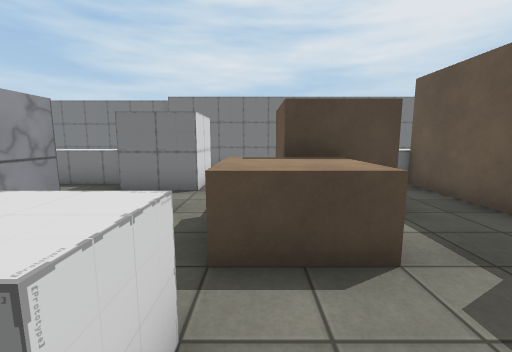
View 1 (above)

23 first-person views from a walk through a Unity game level. The camera is 1.3 m above the floor, tilts 8° down and sees 90° across. The floor is counted in squares, 1 m on a side. Each view is taken from the middle of a square. On the plan, view 1 faces up. The plan holds only what a view shows up to about 13 squares ahead; the rest is blank. The place goes on beyond the plan. The player is left out. Some animated figures are not drawn. Some surface patterns are stand-ins.

View 2
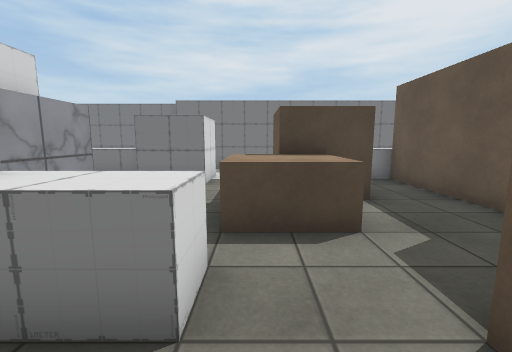

View 3
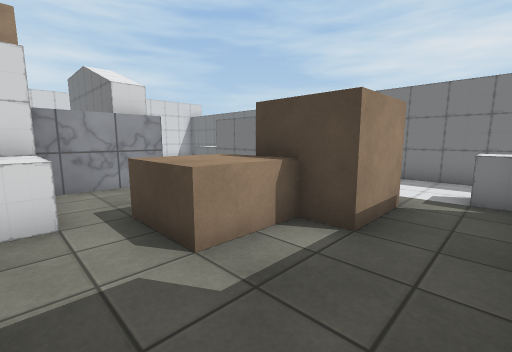

View 4
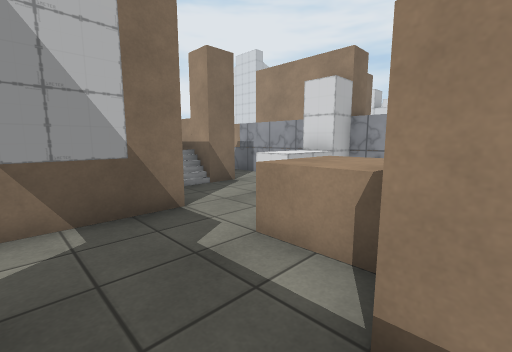

View 5
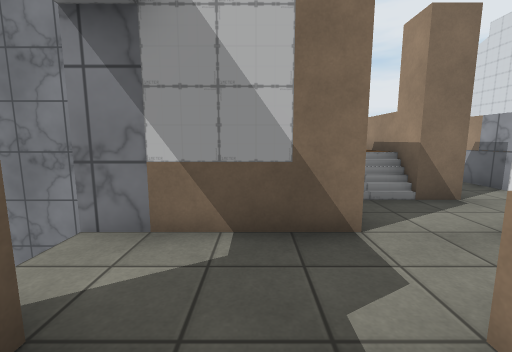

View 6
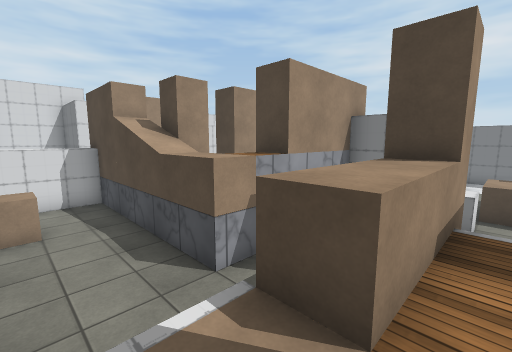

View 7
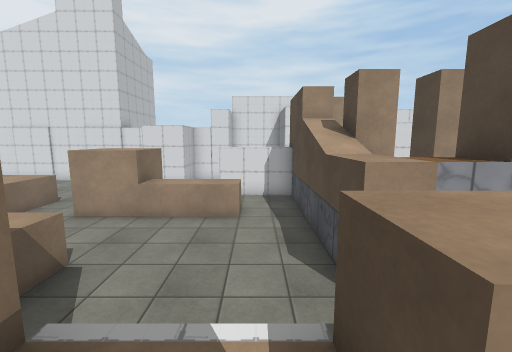

View 8
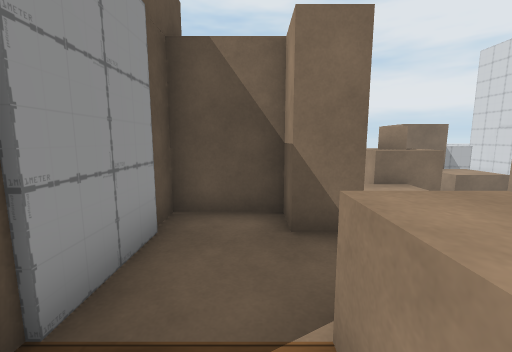

View 9
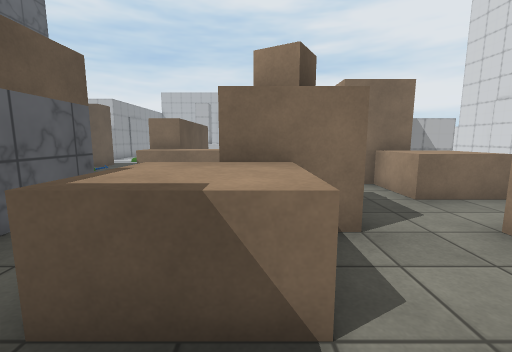

View 10
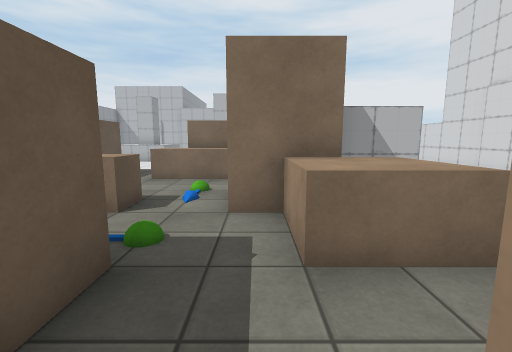

View 11
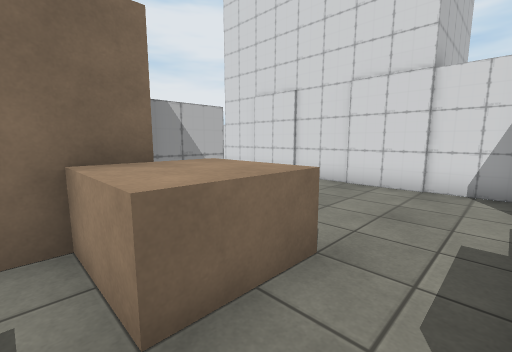

View 12
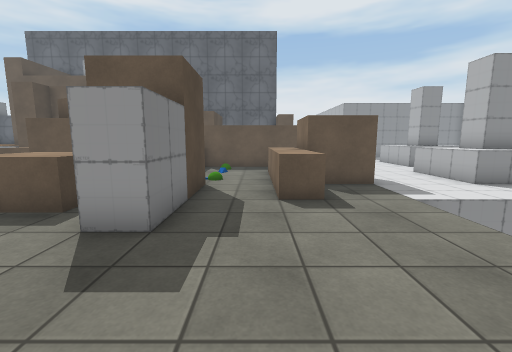

View 13
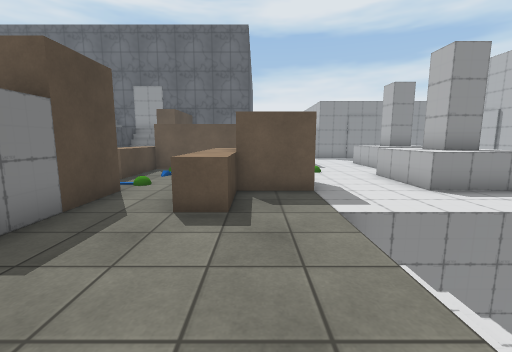

View 14
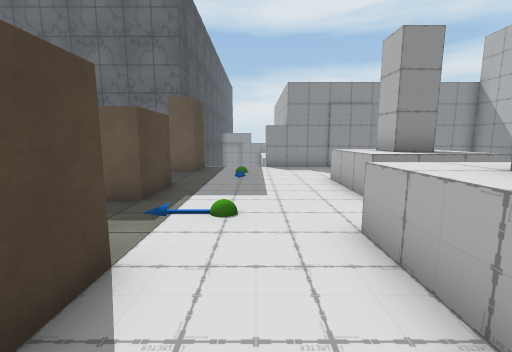

View 15
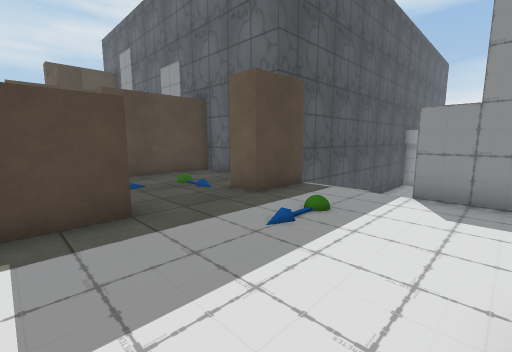

View 16
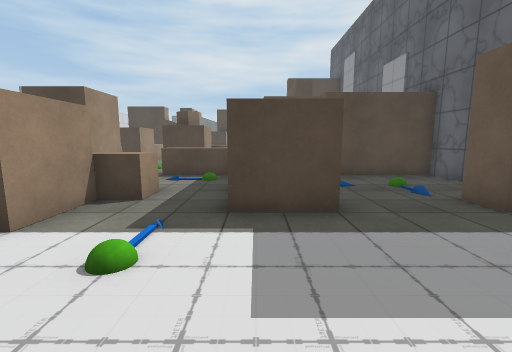

View 17
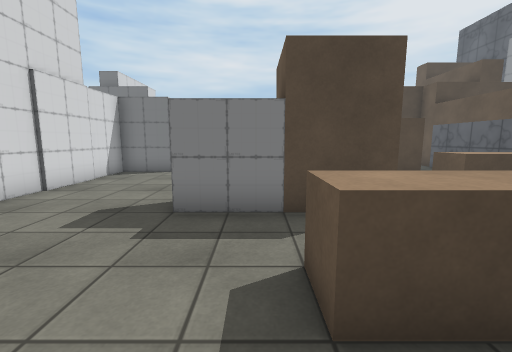

View 18
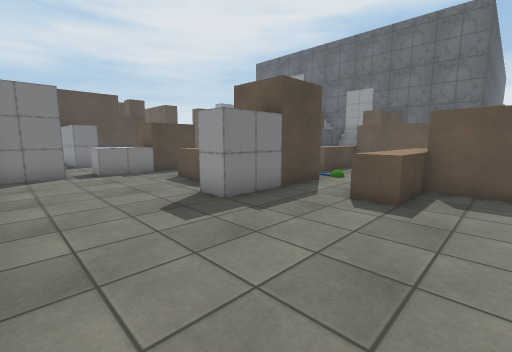

View 19
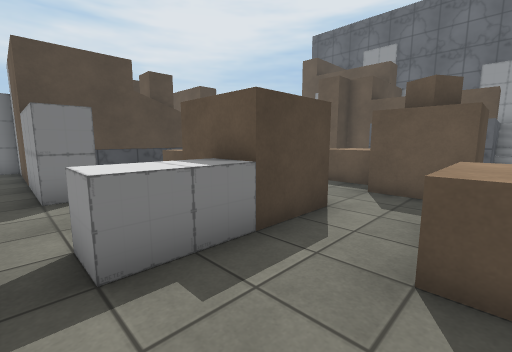

View 20
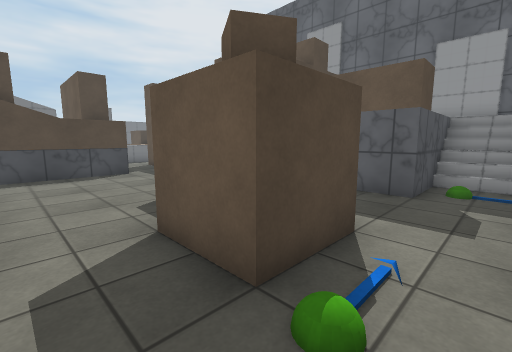

View 21
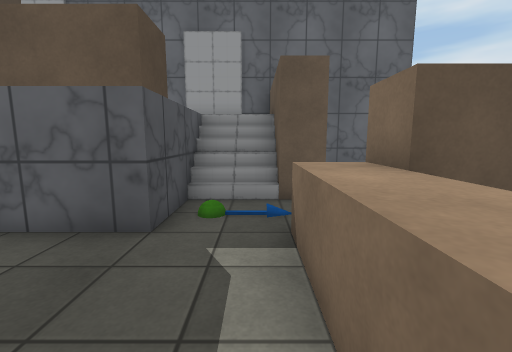

View 22
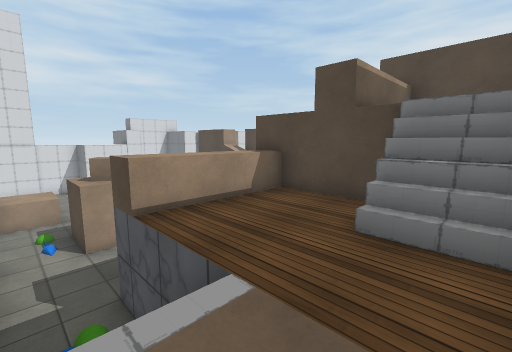

View 23
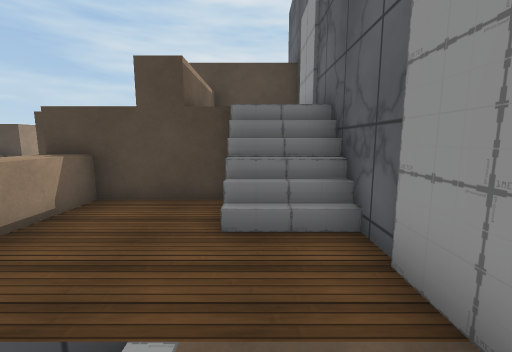

### Floor plan
Key: @ floor where view 1 was taken; # wall or solid block; . main floor; : floor 1 m higher than the main floor; + floor 2 m higher than the main floor; / step, stairs or slope; = window, fence, low wall or low ledge; ^ raised ledge.
Columns run from 15 left of view 1 to 11 right of it. Each row starts with its distance up from view 1.
 12       ####
 11              #########
 10              ..  ..
  9               .  ..
  8          ^^^ #.  ..^^
  7          ...##.  ...#
  6              .. ##..#
  5              .. ##..#
  4      #######  .^^...#
  3            =...^^...#
  2            =.........
  1     =      ##^^......
  0    ##   #  # ..@.#####
 -1    .#   #  # ....
 -2    .#      #..#//
 -3    .#   #  =..^:
 -4    .#####==#..^:
 -5    .#.........^::#####
 -6    .#......../:::=   #
 -7    .#  ^...../:::=   #
 -8    ..  ^......##:=   #
 -9    ..  ^.......##=   #
-10   #.. ##...^^..=+++//#
-11 ###.^^##...^^..=+++//#
-12 #.........##...=+++++#
-13 #.........##...=+++++#
-14 #.....^^..#......//++#
-15 #.....^^.........//++#
-16 #......##..^^^^=.##==#
-17 #....#####....#  ....#
-18 #.............#  ....#
-19 #.............# .....#
-20 #......^^^^^..# .... # ####
-21 # .......##...##...###
-22 #. ......##........../
-23 #   // ............../
-24     // ..............=
-25        ..............#
-26        ..^^^.........#
-27         .^#^  ^^^....#

Where each view was taken, in squares from view 1:
view 1: 0 up, 0 right, facing up
view 2: 1 down, 0 right, facing up
view 3: 1 up, 4 right, facing up-left
view 4: 5 up, 4 right, facing down-left
view 5: 4 up, 3 right, facing down
view 6: 7 down, 0 right, facing up-left
view 7: 6 down, 0 right, facing left
view 8: 4 down, 0 right, facing down
view 9: 8 down, 4 left, facing down
view 10: 11 down, 7 left, facing down
view 11: 12 down, 7 left, facing down-left
view 12: 19 down, 14 left, facing right
view 13: 21 down, 13 left, facing right
view 14: 24 down, 7 left, facing right
view 15: 26 down, 1 left, facing up-right
view 16: 26 down, 1 left, facing up
view 17: 22 down, 9 left, facing up
view 18: 22 down, 14 left, facing up-right
view 19: 14 down, 12 left, facing up-right
view 20: 15 down, 7 left, facing up-right
view 21: 15 down, 4 left, facing right
view 22: 15 down, 5 right, facing up-left
view 23: 15 down, 4 right, facing up
